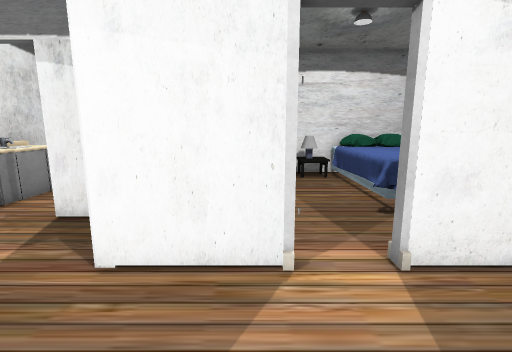
View 1 (above)

20 first-person views from a walk through a 3-D level made in the Unity game engine. The camera is 1.3 m above the floor, tilts 10° down and sees 85° across. Doors are open. The floor is counted in squares, 0.5 m on a side. Each view is taken from the middle of a square. On the plan, view 1 faces up. The plan holds only what a view shows up to about 19 squares ahead; the rest is blank. The player character is not drawn. Some animated figures are left out. Some surface patterns are stand-ins.

View 2
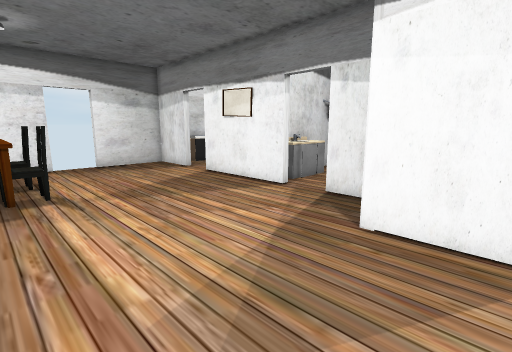

View 3
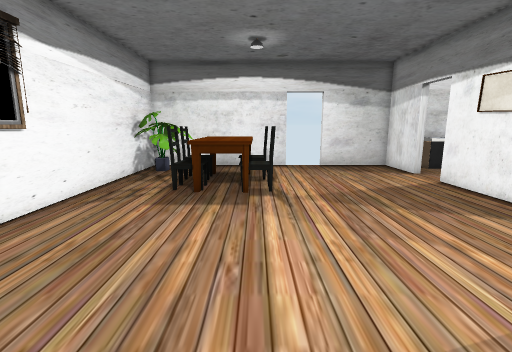

View 4
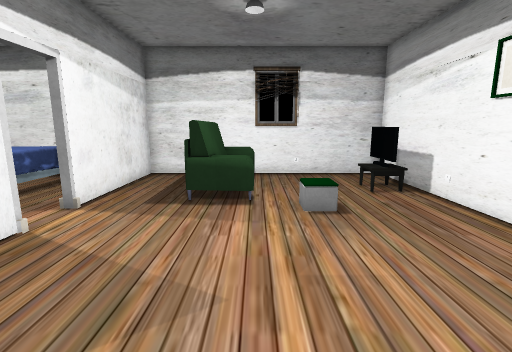

View 5
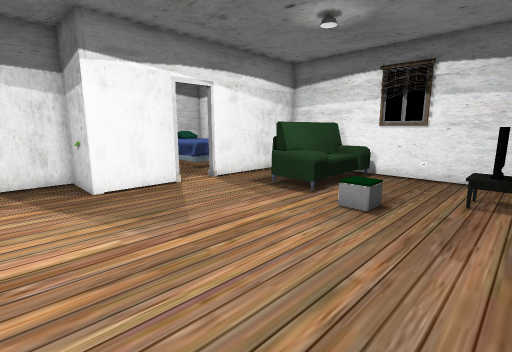

View 6
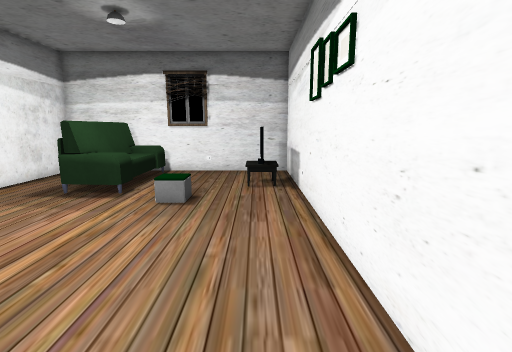

View 7
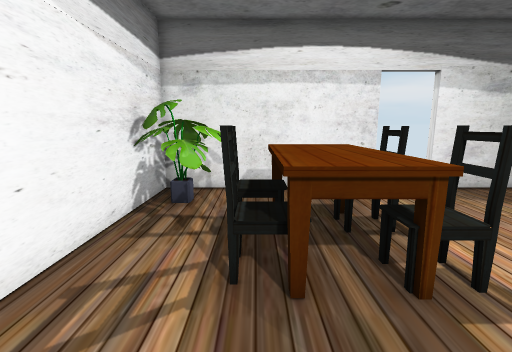

View 8
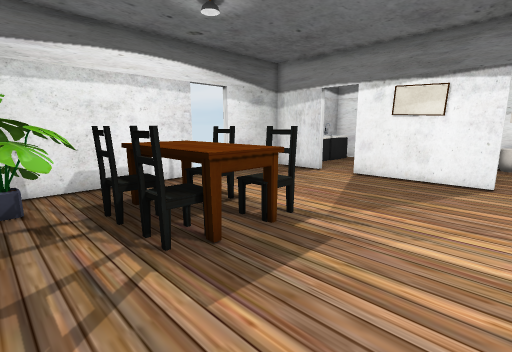

View 9
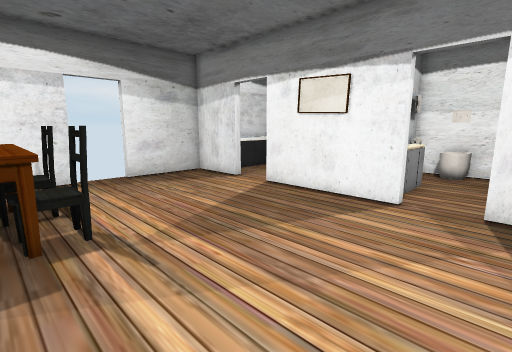

View 10
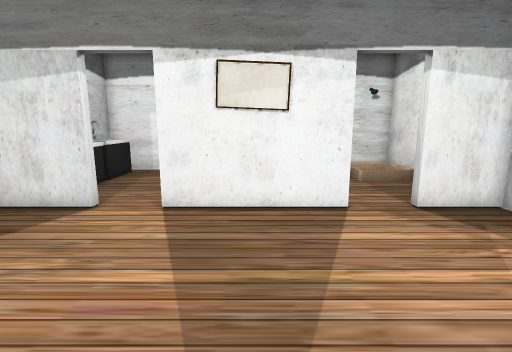

View 11
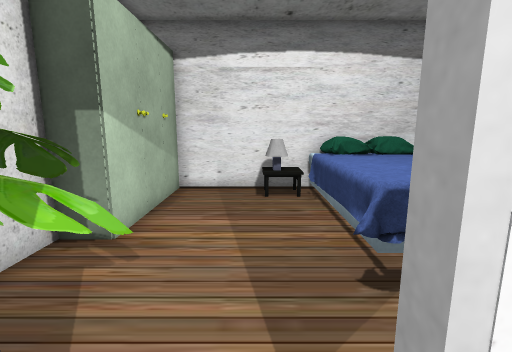

View 12
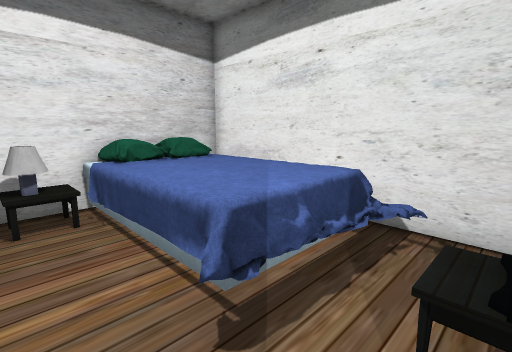

View 13
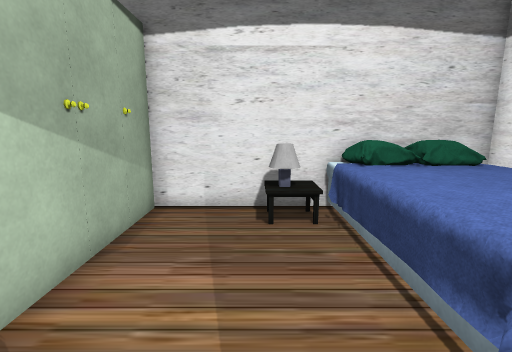

View 14
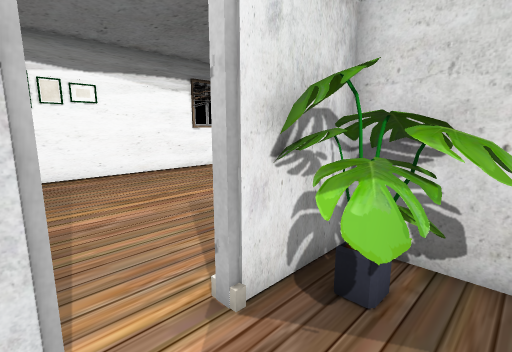

View 15
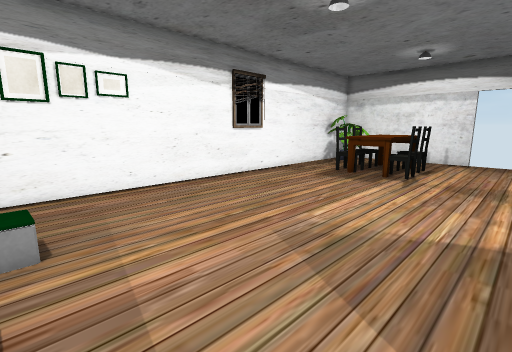

View 16
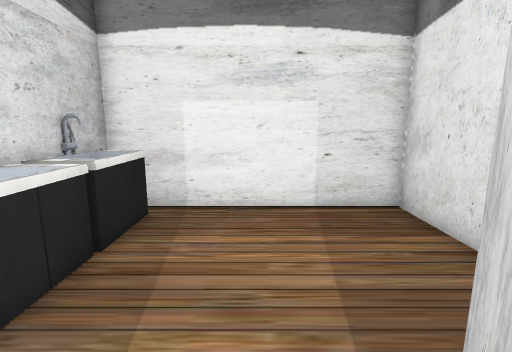

View 17
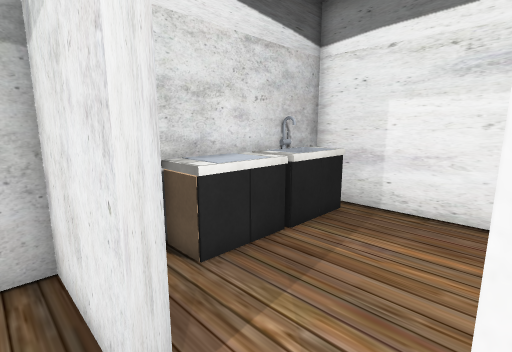

View 18
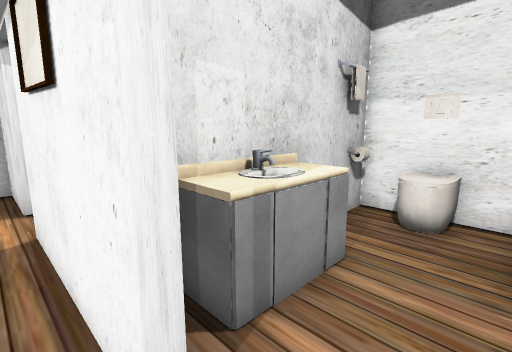

View 19
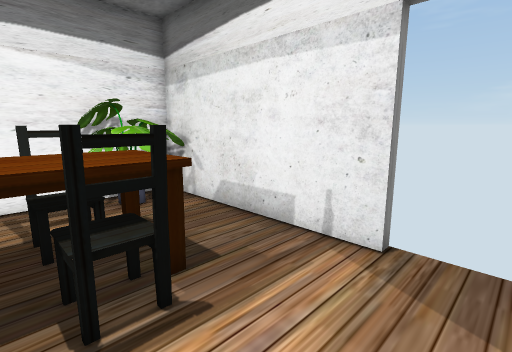

View 20
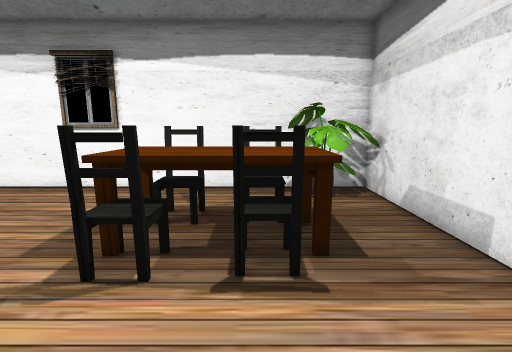

### Floor plan
Points are (right, up) in squares from view 1. A wall is a line through its corners. A room is listed if a view was taken in it or the views show most of it. See-through windows are left out.
Room 1 (views 1, 2, 3, 4, 5, 6, 7, 8, 9, 10, 11, 15, 16, 17, 18, 19, 20)
walls: (0.7, 4.8) (-3, 4.8) (-3, 7.7) (-5.8, 7.7); (-8, 7.7) (-14.1, 7.7); (-16.3, 7.7) (-19.7, 7.7) (-19.7, 3.4); (-19.7, 1) (-19.7, -7.8) (9.4, -7.8) (9.4, 4.8) (2.7, 4.8)
ways out: open door at (1.5, 5) to room 2; open door at (-15, 8) to room 3; open door at (-7, 8) to room 4; open door at (-20, 2)
objects: other object (-19, -7) to (-16, -5); other object (-17, -4) to (-12, -1); chair (-16, -5) to (-15, -4); chair (-16, -1) to (-15, 0); chair (-13, -5) to (-12, -4); chair (-13, -1) to (-12, 0); sofa (3, -1) to (8, 1); other object (5, -6) to (7, -6)
Room 2 (views 12, 13, 14)
walls: (-2.6, 10.2) (-2.6, 5.2) (0.7, 5.2); (2.7, 5.2) (3.1, 5.2); (9.4, 6) (9.4, 15.8) (-1.4, 15.8)
ways out: open door at (1.5, 5) to room 1
objects: other object (-2, 6) to (1, 8); other object (-1, 10) to (-1, 15); lamp (3, 15); bed (4, 9) to (8, 15); other object (7, 15)
Room 3 (no view inside)
walls: (-10.3, 12.5) (-10.3, 15.8) (-19.7, 15.8) (-19.7, 9.7)
ways out: open door at (-15, 8) to room 1
objects: other object (-19, 10) to (-18, 12); other object (-19, 13) to (-18, 15)
Room 4 (no view inside)
walls: (-6.1, 15.8) (-9.9, 15.8) (-9.9, 9.1); (-3, 12.9) (-3, 15.8) (-4.6, 15.8)
ways out: open door at (-7, 8) to room 1
objects: sink (-9, 9) to (-8, 12); other object (-9, 15); other object (-8, 14) to (-7, 15); other object (-5, 16)

Where each view was taken, in squares from view 1:
view 1: 0 up, 0 right, facing up
view 2: 2 down, 0 right, facing up-left
view 3: 1 down, 1 left, facing left
view 4: 1 down, 6 left, facing right
view 5: 7 down, 6 left, facing up-right
view 6: 6 down, 7 left, facing right
view 7: 4 down, 8 left, facing left
view 8: 7 down, 7 left, facing up-left
view 9: 2 down, 5 left, facing up-left
view 10: 1 down, 11 left, facing up
view 11: 4 up, 2 right, facing up
view 12: 6 up, 2 right, facing up-right
view 13: 7 up, 2 right, facing up
view 14: 8 up, 3 right, facing down-left
view 15: 4 up, 3 right, facing down-left
view 16: 7 up, 15 left, facing up
view 17: 7 up, 14 left, facing up-left
view 18: 7 up, 6 left, facing up-left
view 19: 3 up, 14 left, facing down-left
view 20: 4 up, 15 left, facing down
